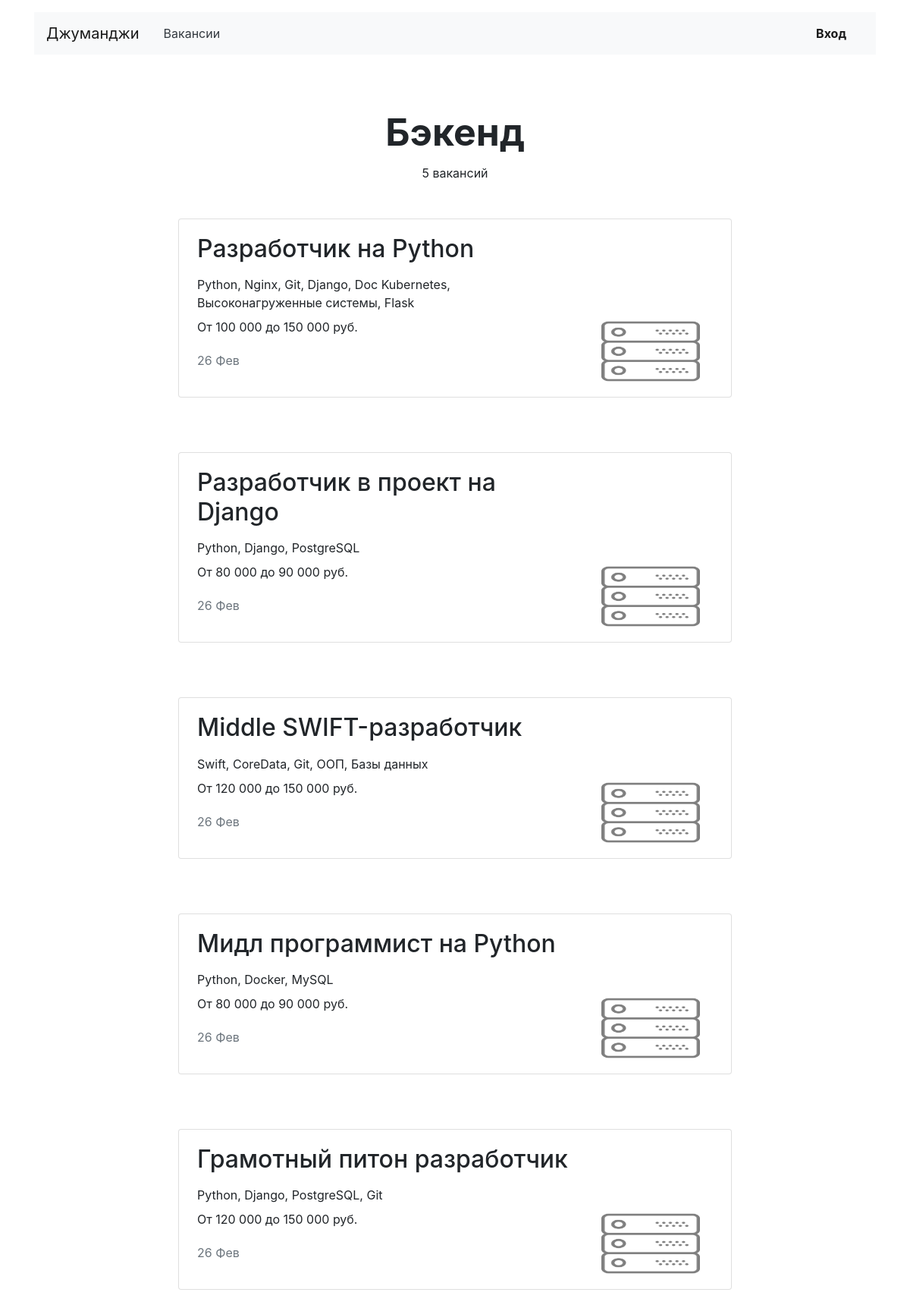
Page /vacancies/cat/backend/ on the earlier database version.
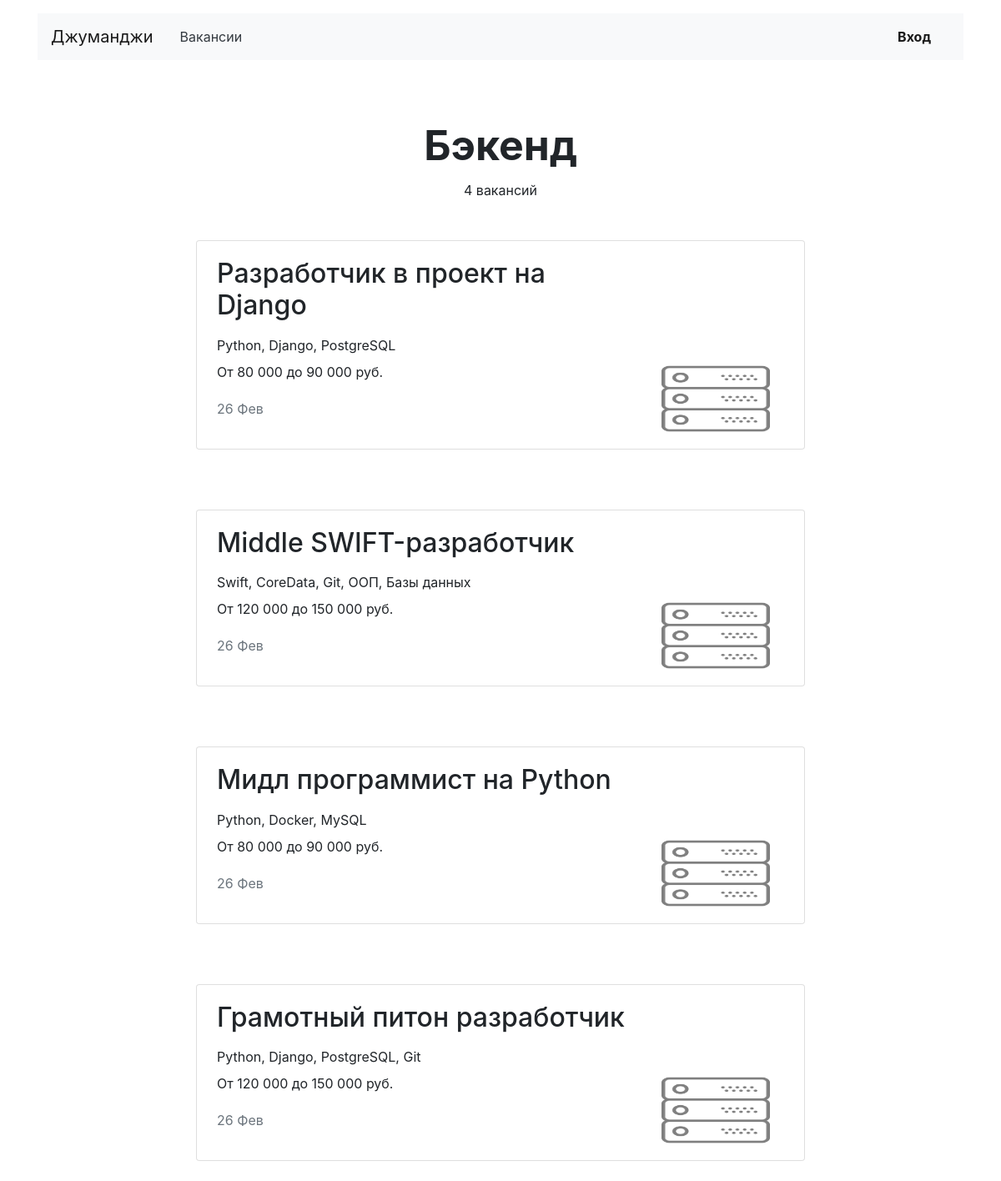
Same page on the later database version.
### vacancies/models.py (models this page shows, shortened)
class Specialty(models.Model):
    code = models.CharField(max_length=64)
    title = models.CharField(max_length=64)
    picture = models.ImageField(upload_to='MEDIA_SPECIALITY_IMAGE_DIR')
    class Meta:
        verbose_name = 'Специализация'
        verbose_name_plural = 'Специализации'

class Vacancy(models.Model):
    title = models.CharField(max_length=64, verbose_name='Название вакансии')
    specialty = models.ForeignKey(Specialty, on_delete=models.PROTECT, related_name="vacancies",
                                  verbose_name='Специализация')
    company = models.ForeignKey(Company, on_delete=models.CASCADE, related_name="vacancies")
    skills = models.TextField(blank=True, verbose_name='Требуемые навыки')
    description = models.TextField(blank=True, verbose_name='Описание вакансии')
    salary_min = models.IntegerField(blank=True, verbose_name='Зарплата от')
    salary_max = models.IntegerField(blank=True, verbose_name='Зарплата до')
    published_at = models.DateTimeField(auto_now_add=True)
    class Meta:
        verbose_name = 'Вакансия'
        verbose_name_plural = 'Вакансии'

### vacancies/views.py (the view)
# urls.py: path('vacancies/cat/<slug:vacancy_type>/', VacancyTypeView.as_view(), name='vacancy_type'),
class VacancyTypeView(ListView):
    model = Vacancy
    template_name = 'vacancies/vacancies.html'
    def get_context_data(self, **kwargs):
        context = super().get_context_data(**kwargs)
        specialty = get_object_or_404(Specialty, code=self.kwargs['vacancy_type'])
        context['specialties'] = [specialty]
        context['vacancies'] = Vacancy.objects.filter(specialty=specialty)
        return context

### vacancies/models.py (called while the page is built)
    def get_absolute_url(self):
        return reverse('company', kwargs={'company_id': self.pk})

### vacancies/templatetags/salary.py (called while the page is built)
@register.filter()
def salary(value):
    return '{:,}'.format(value).replace(',', ' ')

### vacancies/templates/vacancies/vacancies.html
{% extends 'vacancies/base.html' %}
{% load static %}
{% load salary %}
{% block content %}
<section>
    {% for specialty in specialties %}
    <h1 class="h1 text-center mx-auto mt-4 pt-5" style="font-size: 50px;"><strong>{{ specialty.title }}</strong></h1>
    {% if vacancies.all.count > 0 %}
    <p class="text-center pt-1">{{ specialty.vacancies.all.count }} вакансий</p>
    {% else %}
    <p class="text-center pt-1">По специализации не найдено ни одной вакансии</p>
    {% endif %}
    {% for vacancy in vacancies %}
    {% if specialty.code == vacancy.specialty.code %}
    <div class="row mt-5">
        <div class="col-12 col-lg-8 offset-lg-2 m-auto">
            <div class="card mb-4">
                <div class="card-body px-4">
                    <div class="row">
                        <div class="col-12 col-md-8 col-lg-9">
                            <h2 class="h2 pb-2">{{ vacancy.title }}</h2>
                            <p class="mb-2">{{ vacancy.skills }}</p>
                            <p>От {{ vacancy.salary_min|salary }} до {{ vacancy.salary_max|salary }} руб.</p>
                            <p class="text-muted pt-1">{{ vacancy.published_at|date:"d M" }}</p>
                        </div>
                        <div class="col-12 col-md-4 col-lg-3 d-flex align-items-end">
                            {% if vacancy.specialty.picture %}
                            <a href="{{ vacancy.company.get_absolute_url }}"><img
                                    src="{{ vacancy.specialty.picture.url }}" width="130" height="80" alt=""></a>
                            {% endif %}
                        </div>
                    </div>
                </div>
            </div>
        </div>
    </div>
</section>
{% endif %}
{% endfor %}
{% endfor %}
{% endblock %}

Differences in the rows shown:
removed Vacancy: title "Разработчик на Python", skills "Python, Nginx, Git, Django, Doc Kubernetes, Высоконагруженные системы, Flask", salary_min|salary "100 000", salary_max|salary "150 000", published_at "26 Фев", specialty.picture (picture)
computed for Specialty "Бэкенд": vacancies.all.count "5" → "4"
